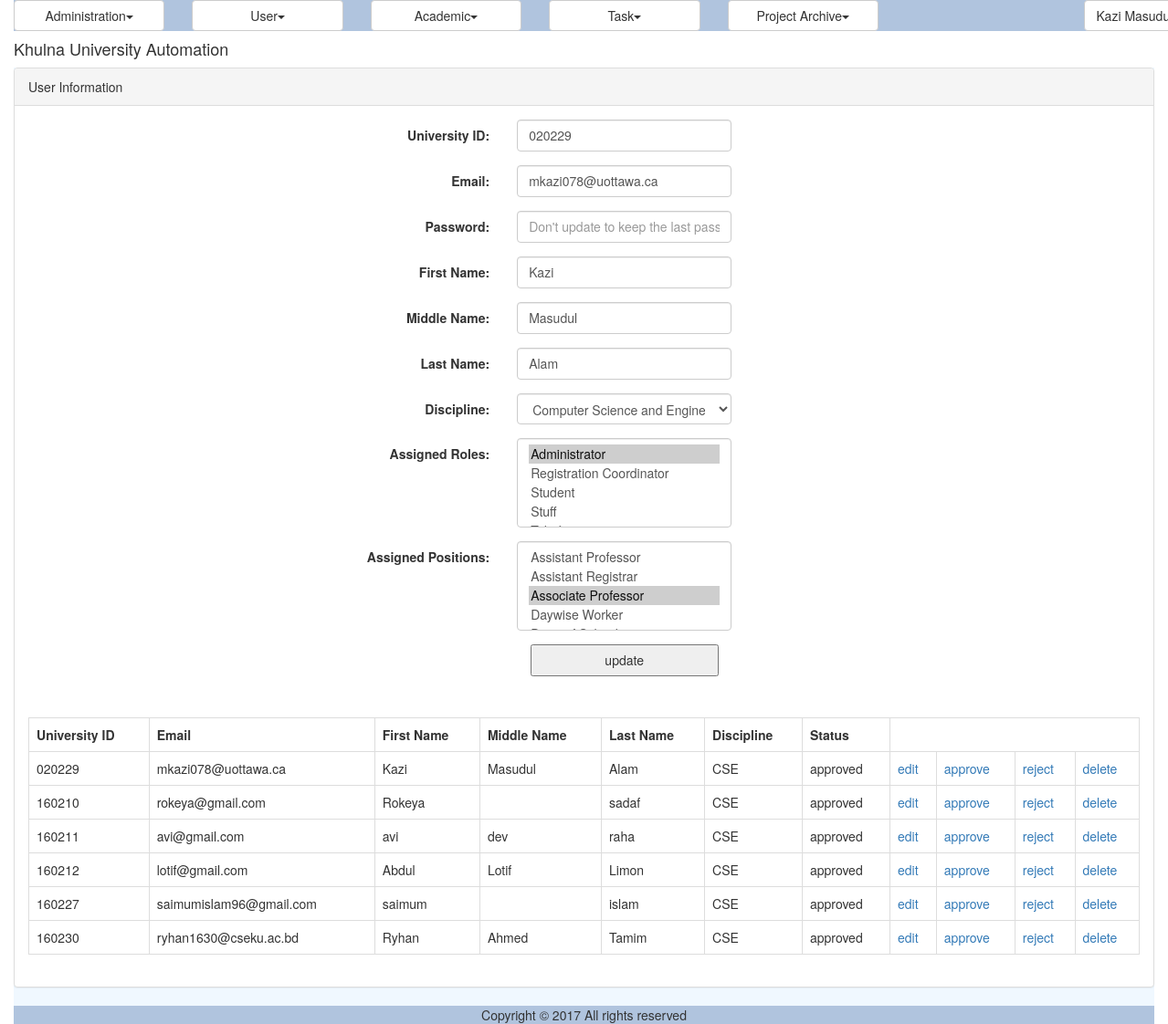
The app's page /user.php?edit=mkazi078@uottawa.ca (signed in) with its own data.
### tables this page shows
CREATE TABLE IF NOT EXISTS `ums_user` (
  `ID` varchar(40) NOT NULL,
  `UniversityID` varchar(20) NOT NULL,
  `Email` varchar(50) NOT NULL,
  `Password` varchar(255) NOT NULL,
  `FirstName` varchar(50) DEFAULT NULL,
  `MiddleName` varchar(50) DEFAULT NULL,
  `LastName` varchar(50) DEFAULT NULL,
  `DisciplineID` varchar(40) DEFAULT NULL,
  `Status` varchar(20) DEFAULT NULL,
  `IsLogged` varchar(10) DEFAULT NULL,
  `IsArchived` varchar(10) DEFAULT NULL,
  `IsDeleted` varchar(10) DEFAULT NULL,
  PRIMARY KEY (`ID`),
  UNIQUE KEY `Email` (`Email`),
  UNIQUE KEY `UniversityID` (`UniversityID`)
);

CREATE TABLE IF NOT EXISTS `ums_role` (
  `ID` varchar(40) NOT NULL,
  `Name` varchar(50) NOT NULL,
  PRIMARY KEY (`ID`)
);

CREATE TABLE IF NOT EXISTS `ums_position` (
  `ID` varchar(40) NOT NULL,
  `Name` varchar(50) NOT NULL,
  PRIMARY KEY (`ID`)
);

CREATE TABLE IF NOT EXISTS `ums_discipline` (
  `ID` varchar(40) NOT NULL,
  `Name` varchar(50) NOT NULL,
  `ShortCode` varchar(20) DEFAULT NULL,
  `SchoolID` varchar(40) DEFAULT NULL,
  PRIMARY KEY (`ID`)
);

### modules/user/ui/view.user.inc (the view, shortened to what the rows shown need)
<?php
include_once 'blade/view.user.blade.inc';
include_once COMMON.'class.common.inc';
?>
<div class="panel panel-default">
    <div class="panel-heading">User Information</div>
    <div class="panel-body">
	<div id="form">
		<form method="post" class="form-horizontal">
			<div class="form-group">
              	<label class="control-label col-sm-4" for="txtUniversityID">University ID:</label>
              	<div class="col-sm-6">
              	<input type="text" name="txtUniversityID" class="form-control" placeholder="University Identity" value="<?php
					if(isset($_GET['edit'])) echo $globalUser->getUniversityID();  ?>" />
			  	</div>
			</div>
			<div class="form-group">
              	<label class="control-label col-sm-4" for="txtEmail">Email:</label>
              	<div class="col-sm-6">
			  	<input type="email" name="txtEmail" class="form-control" placeholder="Email Address" value="<?php
					if(isset($_GET['edit'])) echo $globalUser->getEmail();  ?>" required/>
			  	</div>
			</div>
			<div class="form-group">
              	<label class="control-label col-sm-4" for="txtPassword">Password:</label>
              	<div class="col-sm-6">
				<input type="password" name="txtPassword" class="form-control" placeholder="Don't update to keep the last password"/>
				</div>
			</div>
			<div class="form-group">
              	<label class="control-label col-sm-4" for="txtFirstName">First Name:</label>
              	<div class="col-sm-6">
				<input type="text" name="txtFirstName" class="form-control" placeholder="First Name"
				value="<?php
					if(isset($_GET['edit'])) echo $globalUser->getFirstName();  ?>"
				required/>
				</div>
			</div>
			<div class="form-group">
              	<label class="control-label col-sm-4" for="txtMiddleName">Middle Name:</label>
              	<div class="col-sm-6">
				<input type="text" name="txtMiddleName" class="form-control" placeholder="Middle Name"
				value="<?php
					if(isset($_GET['edit'])) echo $globalUser->getMiddleName();  ?>"
				/>
				</div>
			</div>
			<div class="form-group">
              	<label class="control-label col-sm-4" for="txtLastName">Last Name:</label>
              	<div class="col-sm-6">
				<input type="text" name="txtLastName" class="form-control" placeholder="Last Name" value="<?php
					if(isset($_GET['edit'])) echo $globalUser->getLastName();  ?>" required/>
				</div>
			</div>
			<div class="form-group">
              	<label class="control-label col-sm-4" for="selectDiscipline">Discipline:</label>
              	<div class="col-sm-6">
							<?php
							$Result = $_DisciplineBAO->getAllDisciplines();
							if ($Result->getIsSuccess())
								$DisciplineList = $Result->getResultObject();
							?>
							<select name="selectDiscipline" class="form-control" required>
								<?php
								for ($i = 0; $i<sizeof($DisciplineList); $i++){
									$Discipline = $DisciplineList[$i];
									?>
										<?php
									if (isset($_GET['edit'])){
										if ($globalUser->getDiscipline()->getID() == $Discipline->getID() ){
											?>
											<option selected value = "<?php echo $Discipline->getID();?>" > <?php echo $Discipline->getName();?>
											</option>
											<?php
										}
										else {
											?>
											<option value="<?php echo $Discipline->getID();?>" > <?php echo $Discipline->getName(); ?>
											</option>
											<?php
										}
									}
								}
								?>
							</select>
				</div>
			</div>
			<div class="form-group">
              	<label class="control-label col-sm-4" for="assignedRoles">Assigned Roles:</label>
              	<div class="col-sm-6">
						    <?php
						    $var = '<select name="assignedRoles[]" class="form-control" id="select-from-roles" multiple>';
							$Result = $_RoleBAO->getAllRoles();
							if($Result->getIsSuccess()){
								$Roles = $Result->getResultObject();
						       for ($i=0; $i < sizeof($Roles); $i++) {
						       		$Role = $Roles[$i];
						    		$var = $var. '<option value="'.$Role->getID().'"';
						       		if(isset($_GET['edit']) && isRoleAvailable($Role,$globalUser->getRoles())) {
						          		$var = $var.' selected="selected"';
						          	}
						          	$var = $var.'>'.$Role->getName().'</option>';
								}
								$var = $var.'</select>';
							}
							echo $var;
							?>
				</div>
			</div>
			<div class="form-group">
              	<label class="control-label col-sm-4" for="assignedPositions">Assigned Positions:
              	</label>
              	<div class="col-sm-6">
						    <?php
						    $var = '<select name="assignedPositions[]" class="form-control" id="select-from-positions" multiple>';
							$Result = $_PositionBAO->getAllPositions();
							if($Result->getIsSuccess()){
								$Positions = $Result->getResultObject();
						       for ($i=0; $i < sizeof($Positions); $i++) {
						       		$Position = $Positions[$i];
						    		$var = $var. '<option value="'.$Position->getID().'"';
						       		if(isset($_GET['edit']) && isPositionAvailable($Position,$globalUser->getPositions())) {
						          		$var = $var.' selected="selected"';
						          	}
						          	$var = $var.'>'.$Position->getName().'</option>';
								}
								$var = $var.'</select>';
							}
							echo $var;
							?>
				</div>
			</div>
	        <div class="form-group">
              <div class="col-sm-offset-2 col-sm-10">
						<?php
						if(isset($_GET['edit']))
						{
							?>
							<button type="submit" value="update" name="update">update</button>
							<?php
						}
						else
						{
							?>
							<button type="submit" value="save" name="save">save</button>
							<?php
						}
						?>
			    </div>
            </div>
		</form>
	</div>
	</div>
	<div class="panel-body">
	<table class="table table-bordered">
	<?php
	$Result = $_UserBAO->getAllUsers();
	if($Result->getIsSuccess()){
		$UserList = $Result->getResultObject();
	?>
		<tr>
			<th>University ID</th>
			<th>Email</th>
			<th>First Name</th>
			<th>Middle Name</th>
			<th>Last Name</th>
			<th>Discipline</th>
			<th>Status</th>
		</tr>
		<?php
		for($i = 0; $i < sizeof($UserList); $i++) {
			$User = $UserList[$i];
			?>
		    <tr>
			    <td><?php echo $User->getUniversityID(); ?></td>
			    <td><?php echo $User->getEmail(); ?></td>
			    <td><?php echo $User->getFirstName(); ?></td>
			    <td><?php echo $User->getMiddleName(); ?></td>
			    <td><?php echo $User->getLastName(); ?></td>
			    <td><?php echo $User->getDiscipline()->getShortCode(); ?></td>
			    <td><?php echo $User->getStatus(); ?></td>
			    <td>
			    <a href="?edit=<?php echo $User->getID(); ?>" onclick="return confirm('sure to edit !'); " >edit</a>
			    </td>
			    <td>
			    <a href="?approve=<?php echo $User->getID(); ?>" onclick="return confirm('sure to approve !'); " >approve</a>
			    </td>
			    <td>
			    <a href="?reject=<?php echo $User->getID(); ?>" onclick="return confirm('sure to reject !'); " >reject</a>
			    </td>
			    <td>
			    <a href="?del=<?php echo $User->getID(); ?>" onclick="return confirm('sure to delete !'); " >delete</a>
			    </td>
		    </tr>
	    <?php
		}
	}
	else{
		echo $Result->getResultObject();
	}
	?>
	</table>
	</div>
</div>

### records on screen
ums_user: txtUniversityID "020229", txtEmail "mkazi078@uottawa.ca", txtFirstName "Kazi", txtMiddleName "Masudul", txtLastName "Alam", UniversityID "020229", Email "mkazi078@uottawa.ca", FirstName "Kazi", MiddleName "Masudul", LastName "Alam", Status "approved"
ums_role: Name "Administrator ☑ / Registration Coordinator / Student / Stuff"
ums_position: Name "Assistant Professor / Assistant Registrar / Associate Professor ☑ / Daywise Worker"
ums_discipline: ShortCode "CSE"
ums_user: UniversityID "160210", Email "rokeya@gmail.com", FirstName "Rokeya", LastName "sadaf", Status "approved"
ums_user: UniversityID "160211", Email "avi@gmail.com", FirstName "avi", MiddleName "dev", LastName "raha", Status "approved"
ums_user: UniversityID "160212", Email "lotif@gmail.com", FirstName "Abdul", MiddleName "Lotif", LastName "Limon", Status "approved"
ums_user: UniversityID "160227", Email "saimumislam96@gmail.com", FirstName "saimum", LastName "islam", Status "approved"
ums_user: UniversityID "160230", Email "ryhan1630@cseku.ac.bd", FirstName "Ryhan", MiddleName "Ahmed", LastName "Tamim", Status "approved"

### other values on screen
$globalMenu[$i]->getTitle() "Administration User Academic Task Project Archive"
$CurrentUser->getFullName() "Kazi…"
form field selectDiscipline "Computer Science and Engineering"
